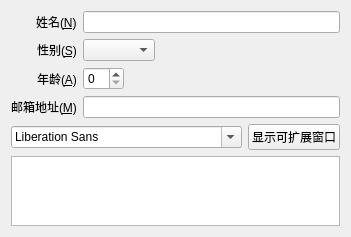
<?xml version="1.0" encoding="UTF-8"?>
<ui version="4.0">
 <class>myWidget</class>
 <widget class="QWidget" name="myWidget">
  <property name="geometry">
   <rect>
    <x>0</x>
    <y>0</y>
    <width>333</width>
    <height>229</height>
   </rect>
  </property>
  <property name="windowTitle">
   <string>myWidget</string>
  </property>
  <layout class="QVBoxLayout" name="verticalLayout">
   <item>
    <layout class="QFormLayout" name="formLayout">
     <property name="fieldGrowthPolicy">
      <enum>QFormLayout::ExpandingFieldsGrow</enum>
     </property>
     <property name="labelAlignment">
      <set>Qt::AlignRight|Qt::AlignTrailing|Qt::AlignVCenter</set>
     </property>
     <item row="0" column="0">
      <widget class="QLabel" name="nLabel">
       <property name="text">
        <string>姓名(&amp;N)</string>
       </property>
       <property name="buddy">
        <cstring>nLineEdit</cstring>
       </property>
      </widget>
     </item>
     <item row="0" column="1">
      <widget class="QLineEdit" name="nLineEdit"/>
     </item>
     <item row="1" column="0">
      <widget class="QLabel" name="sLabel">
       <property name="text">
        <string>性别(&amp;S)</string>
       </property>
       <property name="buddy">
        <cstring>sComboBox</cstring>
       </property>
      </widget>
     </item>
     <item row="1" column="1">
      <widget class="QComboBox" name="sComboBox"/>
     </item>
     <item row="2" column="0">
      <widget class="QLabel" name="aLabel">
       <property name="text">
        <string>年龄(&amp;A)</string>
       </property>
       <property name="buddy">
        <cstring>aSpinBox</cstring>
       </property>
      </widget>
     </item>
     <item row="2" column="1">
      <widget class="QSpinBox" name="aSpinBox"/>
     </item>
     <item row="3" column="0">
      <widget class="QLabel" name="mLabel">
       <property name="text">
        <string>邮箱地址(&amp;M)</string>
       </property>
       <property name="buddy">
        <cstring>mLineEdit</cstring>
       </property>
      </widget>
     </item>
     <item row="3" column="1">
      <widget class="QLineEdit" name="mLineEdit"/>
     </item>
    </layout>
   </item>
   <item>
    <layout class="QHBoxLayout" name="horizontalLayout">
     <item>
      <widget class="QFontComboBox" name="fontComboBox"/>
     </item>
     <item>
      <widget class="QPushButton" name="pushButton">
       <property name="text">
        <string>显示可扩展窗口</string>
       </property>
       <property name="checkable">
        <bool>false</bool>
       </property>
      </widget>
     </item>
    </layout>
   </item>
   <item>
    <spacer name="verticalSpacer">
     <property name="orientation">
      <enum>Qt::Vertical</enum>
     </property>
     <property name="sizeHint" stdset="0">
      <size>
       <width>17</width>
       <height>26</height>
      </size>
     </property>
    </spacer>
   </item>
   <item>
    <widget class="QTextEdit" name="textEdit"/>
   </item>
  </layout>
 </widget>
 <layoutdefault spacing="6" margin="11"/>
 <resources/>
 <connections>
  <connection>
   <sender>fontComboBox</sender>
   <signal>currentFontChanged(QFont)</signal>
   <receiver>textEdit</receiver>
   <slot>setCurrentFont(QFont)</slot>
   <hints>
    <hint type="sourcelabel">
     <x>91</x>
     <y>15</y>
    </hint>
    <hint type="destinationlabel">
     <x>96</x>
     <y>79</y>
    </hint>
   </hints>
  </connection>
 </connections>
</ui>
